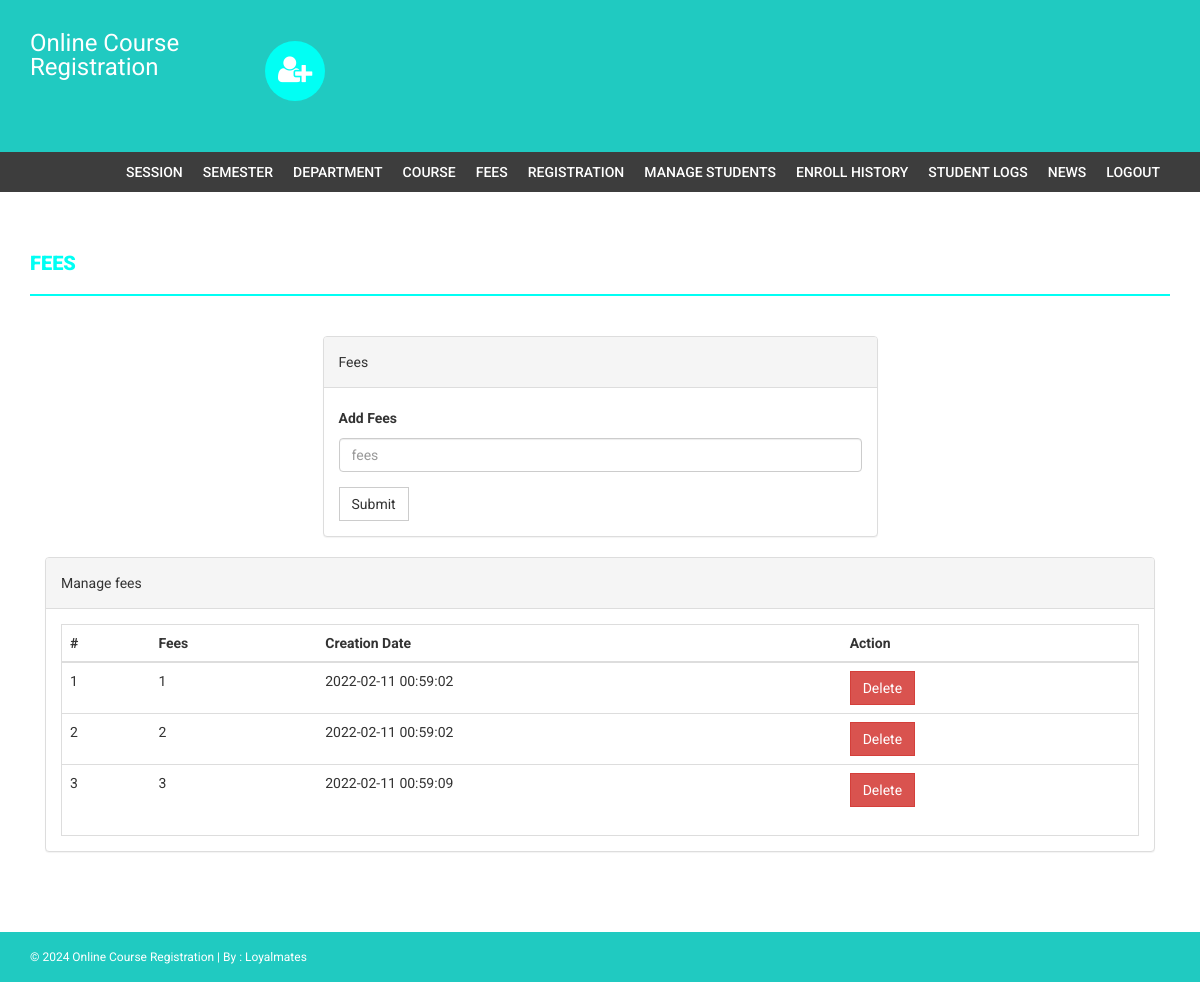
Screenshot of /admin/fees.php (signed in) with the database file from the repository.
### tables this page shows
CREATE TABLE `fees` (
  `id` int(11) NOT NULL,
  `fees` varchar(255) DEFAULT NULL,
  `creationDate` timestamp NULL DEFAULT current_timestamp()
);

### admin/fees.php (the view, shortened to what this page needs)
<?php
if(strlen($_SESSION['alogin'])==0)
    {
header('location:index.php');
}
else{
?>
<!DOCTYPE html>
<html xmlns="http://www.w3.org/1999/xhtml">
<head>
    <link href="../assets/css/bootstrap.css" rel="stylesheet" />
    <link href="../assets/css/font-awesome.css" rel="stylesheet" />
    <link href="../assets/css/style.css" rel="stylesheet" />
</head>
<body>
<?php include('includes/header.php');?>
<?php if($_SESSION['alogin']!="")
{
 include('includes/menubar.php');
}
 ?>
    <div class="content-wrapper">
        <div class="container">
              <div class="row">
                    <div class="col-md-12">
                        <h1 class="page-head-line">Fees  </h1>
                    </div>
                </div>
                <div class="row" >
                  <div class="col-md-3"></div>
                    <div class="col-md-6">
                        <div class="panel panel-default">
                        <div class="panel-heading">
                           Fees
                        </div>
                        <div class="panel-body">
                       <form name="fees" method="post">
   <div class="form-group">
    <label for="department">Add Fees  </label>
    <input type="text" class="form-control" id="fees" name="fees" placeholder="fees" required />
  </div>
 <button type="submit" name="submit" class="btn btn-default">Submit</button>
</form>
                            </div>
                            </div>
                    </div>
                </div>
                <div class="col-md-12">
                    <div class="panel panel-default">
                        <div class="panel-heading">
                            Manage fees
                        </div>
                        <div class="panel-body">
                            <div class="table-responsive table-bordered">
                                <table class="table">
                                    <thead>
                                        <tr>
                                            <th>#</th>
                                            <th>Fees</th>
                                            <th>Creation Date</th>
                                            <th>Action</th>
                                        </tr>
                                    </thead>
                                    <tbody>
<?php
$sql=mysqli_query($con,"select * from fees");
$cnt=1;
while($row=mysqli_fetch_array($sql))
{
?>
                                        <tr>
                                            <td><?php echo $cnt;?></td>
                                            <td><?php echo htmlentities($row['fees']);?></td>
                                            <td><?php echo htmlentities($row['creationDate']);?></td>
                                            <td>
  <a href="fees.php?id=<?php echo $row['id']?>&del=delete" onClick="return confirm('Are you sure you want to delete?')">
                                            <button class="btn btn-danger">Delete</button>
</a>
                                            </td>
                                        </tr>
<?php
$cnt++;
} ?>
                                    </tbody>
                                </table>
                            </div>
                        </div>
                    </div>
                </div>
            </div>
        </div>
  <?php include('includes/footer.php');?>
</body>
</html>
<?php } ?>

### assets/css/style.css (style rules this page uses)
body { font-family: 'Roboto', sans-serif; line-height: 30px; }
.content-wrapper { margin-top: 40px; min-height: 600px; padding-bottom: 60px; }
.page-head-line { font-weight: 900; padding-bottom: 20px; border-bottom: 2px solid #01FFF4; text-transform: uppercase; color: #01FFF4 ; font-size: 20px; margin-bottom: 40px; }
.btn { border-radius: 0px; -webkit-border-radius: 0px; -moz-border-radius: 0px; }

### rows the page displays
fees: fees "1", creationDate "2022-02-11 00:59:02"
fees: fees "2", creationDate "2022-02-11 00:59:02"
fees: fees "3", creationDate "2022-02-11 00:59:09"
